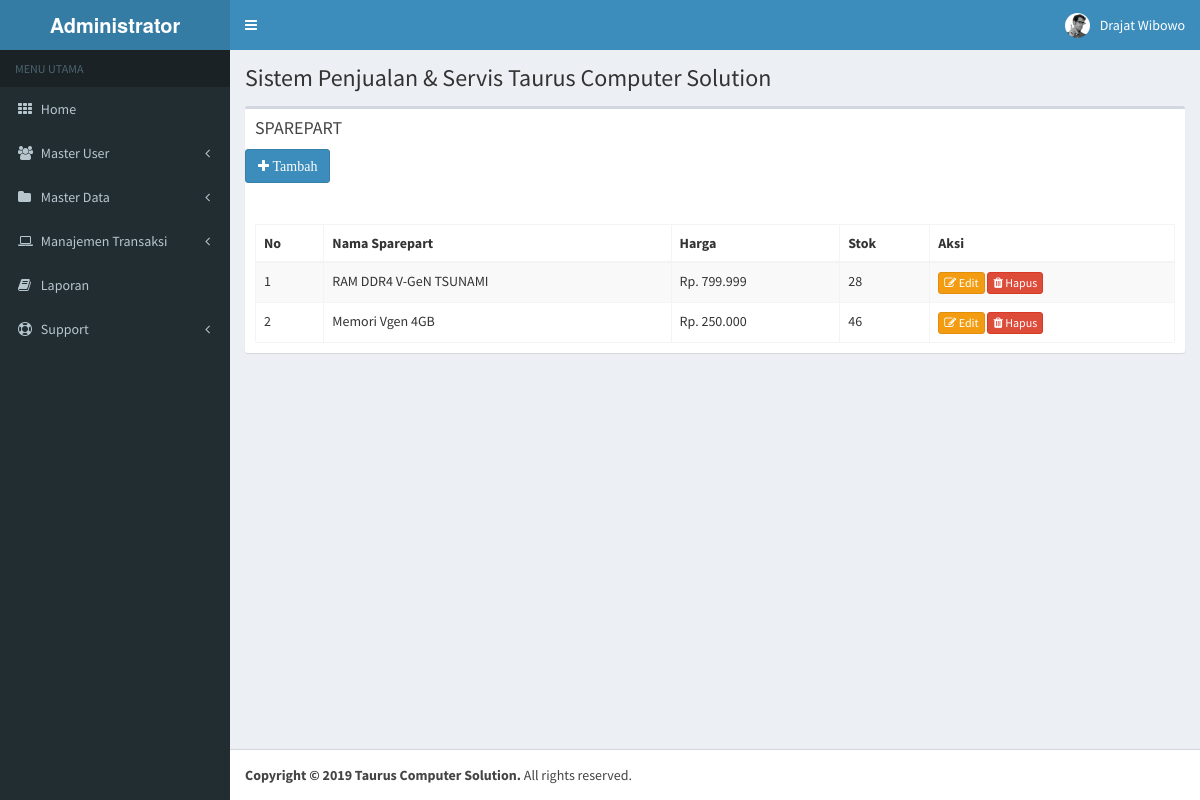
The app's page /admin/media.php?module=sparepart (signed in) with its own data.
### tables this page shows
CREATE TABLE `sparepart` (
  `id_sparepart` int(5) NOT NULL,
  `nama_sparepart` varchar(50) NOT NULL,
  `harga` double NOT NULL,
  `stok` int(5) NOT NULL
);

### config/fungsi_rupiah.php (called while the page is built)
<?php
function format_rupiah($angka){
  $rupiah=number_format($angka,0,',','.');
  return $rupiah;
}
?>

### admin/modul/mod_sparepart/sparepart.php (the view, shortened to what this page needs)
<?php
$aksi="modul/mod_sparepart/aksi_sparepart.php";
switch($_GET[act]){
  default:
    echo "<div class='col-xs-12'>
        <div class='box'>
            <div class='box-header'>
              <h3 class='box-title'>SPAREPART</h3>
            </div>";
			if ($_SESSION['leveluser']=='admin'){
			echo"
			<button type=button class='btn btn-primary' onclick=\"window.location.href='?module=sparepart&act=tambahsparepart';\"><i class='fa fa-plus'> Tambah</i></button>
							<p>";
			}
			echo"
            <div class='box-body'>
			<div class='box-body table-responsive no-padding'>
              <table id='example1' class='table table-bordered table-striped'>
  <div class='panel-heading'>
	<thead>
          <tr><th>No</th><th>Nama Sparepart</th><th>Harga</th><th>Stok</th><th>Aksi</th></tr>
		  <tbody>";
    $tampil=mysql_query("SELECT * FROM sparepart ORDER BY id_sparepart DESC");
    $no=1;
    while ($r=mysql_fetch_array($tampil)){
	$harga=format_rupiah($r[harga]);
       echo "<tr><td>$no</td>
             <td>$r[nama_sparepart]</td>
			 <td>Rp. $harga</td>
             <td>$r[stok]</td>
             <td>";
			 if ($_SESSION['leveluser']=='admin'){
			 echo"
			 <a href=?module=sparepart&act=editsparepart&id=$r[id_sparepart] class='btn btn-warning btn-xs' title='Edit'><i class='fa fa-edit'></i> Edit</a>
	               <a href=$aksi?module=sparepart&act=hapus&id=$r[id_sparepart] class='btn btn-danger btn-xs' title='Hapus' onClick=\"return confirm('Apakah Anda Yakin Untuk Menghapus Data Ini ?')\"><i class='fa fa-trash'></i> Hapus</a>
             ";
			 }
			 echo"</td></tr>";
      $no++;
    }
    echo "</tbody></table></div>
	       </div>
          </div>
        </div>";
    break;
}
?>

### records on screen
sparepart: nama_sparepart "RAM DDR4 V-GeN TSUNAMI", harga "799.999", stok "28"
sparepart: nama_sparepart "Memori Vgen 4GB", harga "250.000", stok "46"

### other values on screen
$_SESSION[namalengkap] "Drajat Wibowo"
